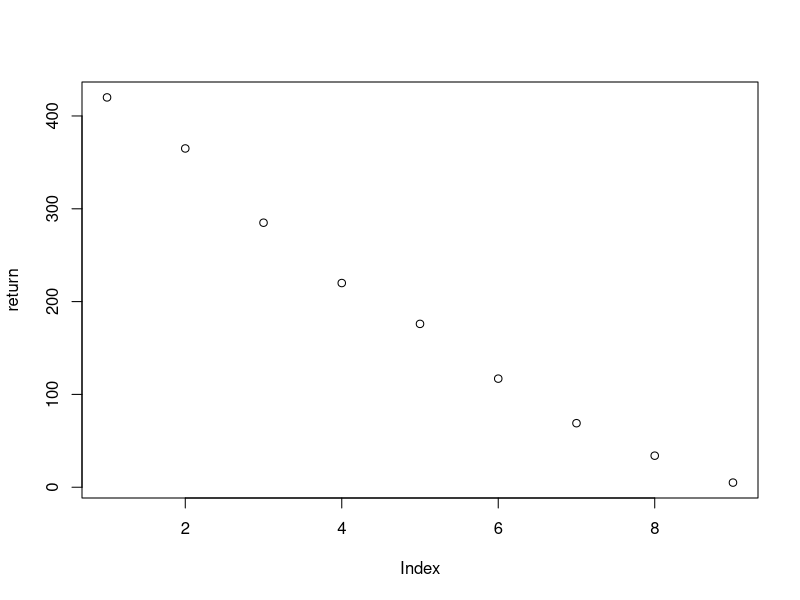
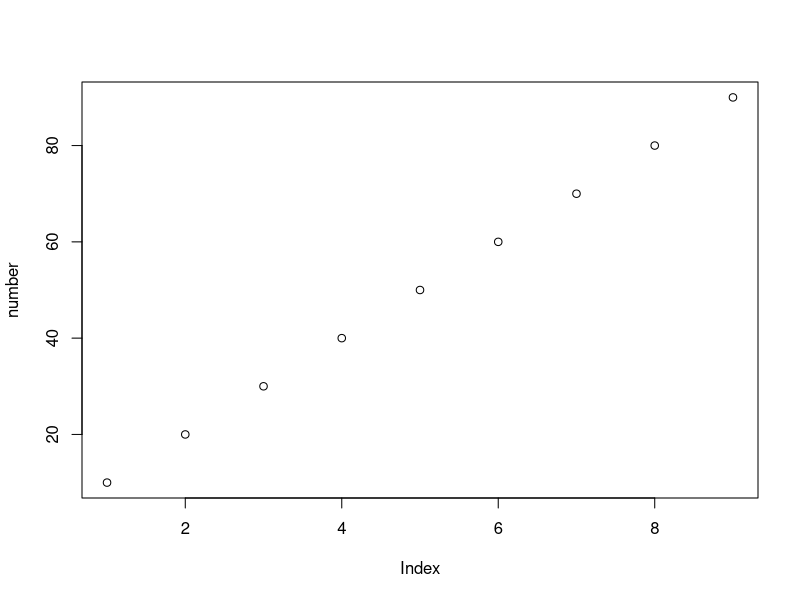
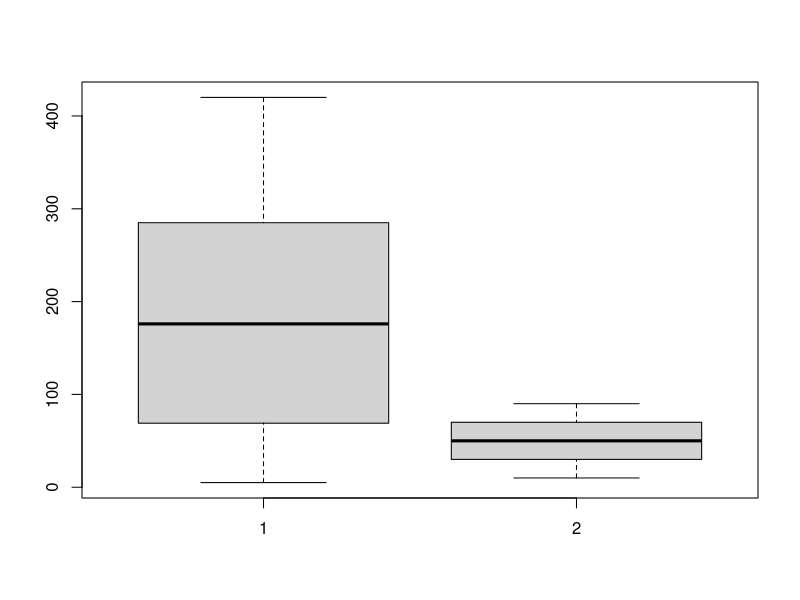
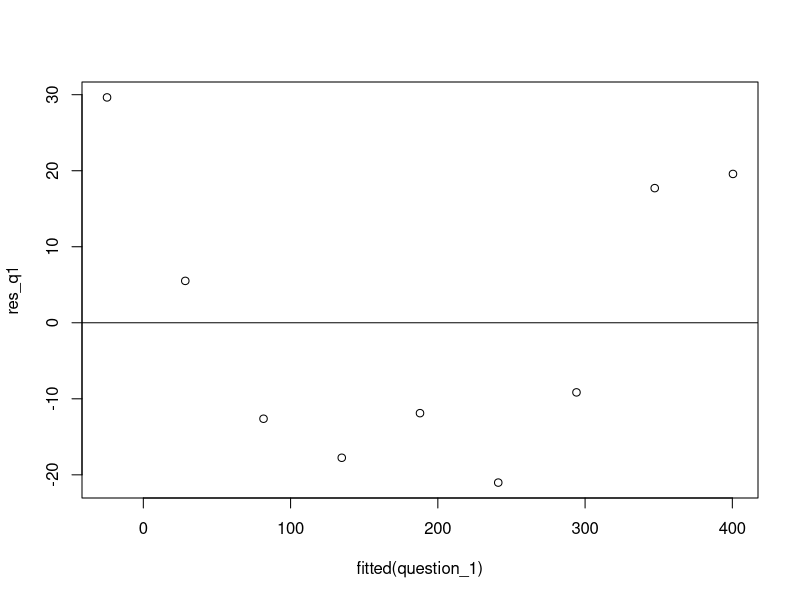
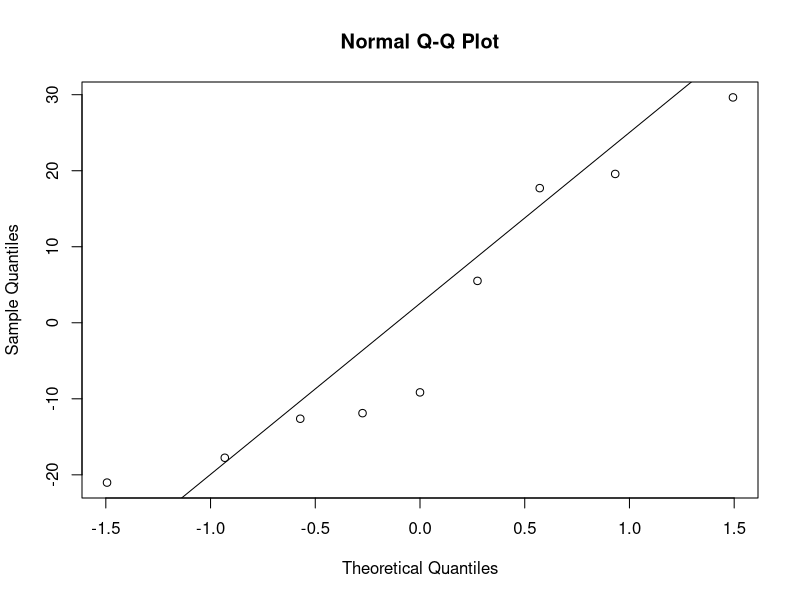

Source code (R) for these figures, in order: (Note: this script raises an error after producing the figures.)
# List of Exercises 3 - Simple Linear Regression

# 1) An investor wants to know if the number of financial assets positively affects the return of his 
# portfolio. The data are:

# Number of assets:  10 20 30 40 50 60 70 80 90 
# Return of the portfolio (in USD) 420 365 285 220 176 117 69 34 5

# Considering those data, what this investor should do?


# 2) Estimate the effect of the price of Asset B on the price of Asset A. 
# Consider the following data an analyst collected along ten business days:

# Asset A:  1.02 2.08 2.89 4.01 5.32 5.83 7.26 7.96 9.11 9.99 
# Asset B:  1.15 0.85 1.56 1.72 4.32 5.07 5.00 5.31 6.17 7.04


# 3) A marketing professional collected weekly data about sales revenues and ad clicks in
# 2019 and 2020. Those data are in the Excel spreadsheet "List of Exercises 3 - Dataset". The
# link for downloading this material is: 
# https://github.com/QuadriviumAcademic/Quantitative-Analysis/blob/082aca8c820179fb9056d0a4d81b6c39b4ba78b9/List%20of%20Exercises%203%20-%20Dataset.xlsx

# Based on this dataset, what could you deduce about the relationship between sales revenues and
# ad clicks?


####################################################
# ANSWERS - Remember that you have many alternatives
# in R Studio to answer the questions
####################################################

# 1) An investor wants to know if the number of financial assets positively affects the return of his 
# portfolio. The data are:

# Number of assets:  10 20 30 40 50 60 70 80 90 
# Return of the portfolio (in USD) 420 365 285 220 176 117 69 34 5

# Considering those data, what this investor should do?

# We will use the simple linear regression to answer this question. Let us follow the steps we have
# studied in this course.

# Step 1: define a theoretical model that takes causality into account.

# The investor wants to know if the number of assets positively affects the return of the portfolio. 
# Hence, he or she is supposing that the first is the independent variable and the second, 
# the dependent one. The theoretical model is:

# return = b0 + b1(number) or: y = b0 + b1(x1)


# Step 2: prepare the dataset

# Let us create two objects for our variables.

return <- c(420, 365, 285, 220, 176, 117, 69, 34, 5)
return
str(return)
plot(return)

number = c(10, 20, 30, 40, 50, 60, 70, 80, 90)
str(number)
plot(number)

# Let us check if we have outliers in those objects. Remember that simple linear regression is based
# on the mean. Therefore, the presence of outliers might bias the output.

boxplot(return, number) # Create paired boxplots for the objects.

# The boxplots indicate there are no outliers in both objects. That is great for us!


# Step 3: run the model

# We have everything we need to run the regression model. We will use the function lm() for that:

question_1 <- lm(return ~ number) # The dependent variable (y) must come first.
summary(question_1) # This function displays the complete output.


# Step 4: interpret the output.

# 4.1) Interpret the p-value for the independent variable

# The p-value for number is 1.51e-07 that is significantly less than 0.05. Therefore, it seems
# there is a statistically significant association between the number of assets and the return of the
# portfolio. 


# 4.2) Interpret the F-test

# The F-test results are in the bottom line. The null hypothesis (H0) is that at least one of the
# coefficients associated with the independent variable is different from 0 (zero).
# It shows us the overall significance of the regression model, that is, if the independent 
# variables are helpul for explaining the variation in the dependent variable. 
#Since the p-value is lower than 0.05, the model is statistically significant and the number of assets 
# is deemed to be useful for explaining the variation in the return of the portfolio.

# 4.3) Interpret the adjusted R squared

# The adjusted R squared is interpreted similarly to Pearson's r or Spearman's rho. In this
# example, R2 equals to 0.9818. This means that 98.2% of the variation in the return of
# the portfolio (the dependent variable) can be explained by the variation in the number of
# assets (the independent variable).

# The literature indicates there is no "ideal" value for R2. Generally, analysts consider the
# closer to 1 the better. However, a R2 equals to 1 indicates overfitting in the model. That
# is not a good situation because it means the variables might be redundant.

# 4.4) Interpret the residual standard error

# It is displayed in the line below the Signif. codes:
# Residual standard error: 19.81 on 7 degrees of freedom

# This is the average distance that the observed values fall from the regression line. 
# The lower this value, the more closely a regression line is able to match the observed data. 
# In this example, the average observed exam score falls 19.81 points away from the score 
# predicted by the regression line. This result implies that we should be careful about the estimated
# model since it indicates a relatively weak fit between the observed values and the regression line.


# 4.5) Plot the residuals

# One of the assumptions of the simple linear regression is that the residuals (values not
# included in the estimated model) are randomly distributed.We can check that by using a 
# residuals vs. fitted values plot:


res_q1 <- resid(question_1) # Stores the residuals in the object res_q1.
res_q1 # Call the object.

plot(fitted(question_1), res_q1) + abline(0,0) # Create a plot with a line at 0.

# The plot indicates there is no recognizable pattern in the residuals. Then we can conclude
# that they are randomly distributed.


# 4.6) Verify if the residuals follow a normal distribution

# The last assumption in the simple linear regression is that the residuals follow a normal
# distribution. We can verify this with a Q-Q plot:


qqnorm(res_q1) + qqline(res_q1) # Creates the Q-Q plot with a 45-degree line.

# In this plot the quantiles should be as close as possible to the 45-degree line. The ideal
# situation is to have all the quantiles positioned exactly in the line. In this example, we
# can notice that there are some relatively mild deviations from this line. Therefore,
# we can assume that the residuals follow a normal distribution.

# Step 5: analyze the estimated model

# The estimated model met all the necessary assumptions in the simple linear regression analysis.
# Therefore, we can be confident in using it to understand the relationship between the variables:

# return of the portfolio = 453.5556 - 5.3133(number of assets)

# Analysis:

# The estimated model indicates that each asset decreases 5.3133 USD to the return of the
# portfolio. This result contraries the theoretical model because there is no empirical evidence
# of a positive (i.e. direct) relationship between the variables. However, those conclusions
# must be carefully considered since the residual standard error indicated a relatively weak 
# fit between the observed values and the regression line.


# 2) Estimate the effect of the price of Asset B on the price of Asset A. 
# Consider the following data an analyst collected along ten business days:

# Asset A:  1.02 2.08 2.89 4.01 5.32 5.83 7.26 7.96 9.11 9.99 
# Asset B:  1.15 0.85 1.56 1.72 4.32 5.07 5.00 5.31 6.17 7.04


# We will use the simple linear regression to answer this question. Let us follow the steps we have
# studied in this course.

# Step 1: define a theoretical model that takes causality into account.

# We want to estimate the effect of the price of Asset B on the price of Asset A. 
# Therefore, Asset B is the independent variable and Asset A, the dependent one.
#The theoretical model is:

# Price of Asset A = b0 - b1(price of Asset B) or: y = b0 - b1(x1)

# This time we will use a minus sign to represent the relationship between the variables. The question
# does not inform us if this relationship is positive (direct) or negative (inverse). Therefore, we
# do not have enough information for specifying our theoretical model. Let us arbitrarily consider the
# variables are inversely associated.


# Step 2: prepare the dataset

# Let us create two objects for our variables.

asset_a <- c(1.02, 2.08, 2.89, 4.01, 5.32, 5.83, 7.26, 7.96, 9.11, 9.99)
asset_a
str(asset_a)
plot(asset_a)

asset_b = c(1.15, 0.85, 1.56, 1.72, 4.32, 5.07, 5.00, 5.31, 6.17, 7.04)
str(asset_b)
plot(asset_b)

# Let us check if we have outliers in those objects. Remember that simple linear regression is based
# on the mean. Therefore, the presence of outliers might bias the output.

boxplot(asset_a, asset_b) # Create paired boxplots for the objects.

# The boxplots indicate there are no outliers in both objects. That is great for us!


# Step 3: run the model

# We have everything we need to run the regression model. We will use the function lm() for that:

question_2 <- lm(asset_a ~ asset_b) # The dependent variable (y) must come first.
summary(question_2) # This function displays the complete output.


# Step 4: interpret the output.

# 4.1) Interpret the p-value for the independent variable

# The p-value for asset_b is 7.18e-06 that is significantly less than 0.05. Therefore, it seems
# there is a statistically significant association between the prices of the assets.


# 4.2) Interpret the F-test

# The F-test results are in the bottom line. The null hypothesis (H0) is that at least one of the
# coefficients associated with the independent variable is different from 0 (zero).
# It shows us the overall significance of the regression model, that is, if the independent 
# variables are helpul for explaining the variation in the dependent variable. 
#Since the p-value is lower than 0.05, the model is statistically significant and useful 
# for explaining the dynamics between the prices of the assets.

# 4.3) Interpret the adjusted R squared

# The adjusted R squared is interpreted similarly to Pearson's r or Spearman's rho. In this
# example, R2 equals to 0.9201. This means that 92% of the variation in the price of
# Asset A (the dependent variable) can be explained by the variation in the price of
# Asset B (the independent variable).

# The literature indicates there is no "ideal" value for R2. Generally, analysts consider the
# closer to 1 the better. However, a R2 equals to 1 indicates overfitting in the model. That
# is not a good situation because it means the variables might be redundant.

# 4.4) Interpret the residual standard error

# It is displayed in the line below the Signif. codes:
# Residual standard error: 0.8599 on 8 degrees of freedom

# This is the average distance that the observed values fall from the regression line. 
# The lower this value, the more closely a regression line is able to match the observed data. 
# In this example, the average asset prices fall only 0.8599 points away from the score 
# predicted by the regression line.


# 4.5) Plot the residuals

# One of the assumptions of the simple linear regression is that the residuals (values not
# included in the estimated model) are randomly distributed.We can check that by using a 
# residuals vs. fitted values plot:


res_q2 <- resid(question_2) # Stores the residuals in the object res_q2.
res_q2 # Call the object.

plot(fitted(question_2), res_q2) + abline(0,0) # Create a plot with a line at 0.

# The plot indicates there is no recognizable pattern in the residuals. Then we can conclude
# that they are randomly distributed.


# 4.6) Verify if the residuals follow a normal distribution

# The last assumption in the simple linear regression is that the residuals follow a normal
# distribution. We can verify this with a Q-Q plot:


qqnorm(res_q2) + qqline(res_q2) # Creates the Q-Q plot with a 45-degree line.

# In this plot the quantiles should be as close as possible to the 45-degree line. The ideal
# situation is to have all the quantiles positioned exactly in the line. In this example, we
# can notice that there are some relatively mild deviations from this line. Therefore,
# we can assume that the residuals follow a normal distribution.

# Step 5: analyze the estimated model

# The estimated model met all the necessary assumptions in the simple linear regression analysis.
# Therefore, we can be confident in using it to understand the relationship between the variables:

# Price of Asset A = 0.6366 + 1.2858(Price of Asset B)

# Analysis:

# The estimated model indicates that each dolar added to the price of Asset B increases the price
# of Asset A by US$1.2858. 


# 3) A marketing professional collected weekly data about sales revenues and ad clicks in
# 2019 and 2020. Those data are in the Excel spreadsheet "List of Exercises 3 - Dataset". The
# link for downloading this material is: 
# https://github.com/QuadriviumAcademic/Quantitative-Analysis/blob/082aca8c820179fb9056d0a4d81b6c39b4ba78b9/List%20of%20Exercises%203%20-%20Dataset.xlsx

# Based on this dataset, what could you deduce about the relationship between sales revenues and
# ad clicks?

# Step 1: define a theoretical model that takes causality into account.

# The marketing professional wants to know if there is an association between the variables. The
# logical reasoning in this case is that the ad clicks positively affect the sales revenues. 
# Therefore, the first is the independent variable and the second, the dependent one. The model is:

# Sales revenues = b0 + b1(ad clicks) or: y = b0 + b1(x1)


# Step 2: prepare the dataset

# This time we have a dataset on a Excel spreadsheet. We have to click on the link provided previously,
# download the file to our device, and click on the "Import Dataset" button on the Environment panel.


# Now we have imported the dataset, Let us check if we have outliers. 
# Remember that simple linear regression is based on the mean. 
# Therefore, the presence of outliers might bias the output.

boxplot(List_of_Exercises_3_Dataset$Sales, List_of_Exercises_3_Dataset$AdClicks) # Create paired boxplots.

# The boxplots indicate there are 5 outliers in sales and 1 in ad clicks. We have 106 observations
# for each variable. We could have up to 5 outliers (5% of 106) in each without having 
# to adopt procedures to deal with those extreme values. Therefore, we do not need to do anything
# since the number of outliers is within the acceptable limits. 


# Step 3: run the model

# We have everything we need to run the regression model. We will use the function lm() for that:

question_3 <- lm(List_of_Exercises_3_Dataset$Sales ~ List_of_Exercises_3_Dataset$AdClicks) 
summary(question_3) # This function displays the complete output.


# Step 4: interpret the output.

# 4.1) Interpret the p-value for the independent variable

# The p-value for ad clicks is < 2e-16 that is significantly less than 0.05. Therefore, it seems
# there is a statistically significant association between the variables.


# 4.2) Interpret the F-test

# The F-test results are in the bottom line. The null hypothesis (H0) is that at least one of the
# coefficients associated with the independent variable is different from 0 (zero).
# It shows us the overall significance of the regression model, that is, if the independent 
# variables are helpul for explaining the variation in the dependent variable. 
#Since the p-value is lower than 0.05, the model is statistically significant and the number of ad clicks 
# is deemed to be useful for explaining the variation in the sales revenues.

# 4.3) Interpret the adjusted R squared

# The adjusted R squared is interpreted similarly to Pearson's r or Spearman's rho. In this
# example, R2 equals to 0.8421. This means that 84.2% of the variation in the return of
# the sales revenues (the dependent variable) can be explained by the variation in the number of
# ad clicks (the independent variable).

# The literature indicates there is no "ideal" value for R2. Generally, analysts consider the
# closer to 1 the better. However, a R2 equals to 1 indicates overfitting in the model. That
# is not a good situation because it means the variables might be redundant.

# 4.4) Interpret the residual standard error

# It is displayed in the line below the Signif. codes:
# Residual standard error: 199800 on 104 degrees of freedom.

# This is the average distance that the observed values fall from the regression line. 
# The lower this value, the more closely a regression line is able to match the observed data. 
# In this example, the average observed exam score falls 199800 points away from the score 
# predicted by the regression line. This result implies that we should be careful about the estimated
# model since it indicates a weak fit between the observed values and the regression line.


# 4.5) Plot the residuals

# One of the assumptions of the simple linear regression is that the residuals (values not
# included in the estimated model) are randomly distributed.We can check that by using a 
# residuals vs. fitted values plot:


res_q3 <- resid(question_3) # Stores the residuals in the object res_q1.
res_q3 # Call the object.

plot(fitted(question_3), res_q3) + abline(0,0) # Create a plot with a line at 0.

# The plot indicates there is no recognizable pattern in the residuals. Then we can conclude
# that they are randomly distributed.


# 4.6) Verify if the residuals follow a normal distribution

# The last assumption in the simple linear regression is that the residuals follow a normal
# distribution. We can verify this with a Q-Q plot:


qqnorm(res_q3) + qqline(res_q3) # Creates the Q-Q plot with a 45-degree line.

# In this plot the quantiles should be as close as possible to the 45-degree line. The ideal
# situation is to have all the quantiles positioned exactly in the line. In this example, we
# can notice that there are very mild deviations from this line. Therefore,
# we can assume that the residuals follow a normal distribution.

# Step 5: analyze the estimated model

# The estimated model met all the necessary assumptions in the simple linear regression analysis.
# Therefore, we can be confident in using it to understand the relationship between the variables:

# Sales revenues = 149,221.84 + 1,325.20(ad clicks)

# Analysis:

# The estimated model indicates that each ad click increases US$1,325.20  to the sales revenues.
# This result is in accordance with the theoretical model because there is empirical evidence
# of a positive (i.e. direct) relationship between the variables. However, those conclusions
# must be carefully considered since the residual standard error indicated a weak 
# fit between the observed values and the regression line.


# 2) Estimate the effect of the price of Asset B on the price of Asset A. 
# Consider the following data an analyst collected along ten business days:

# Asset A:  1.02 2.08 2.89 4.01 5.32 5.83 7.26 7.96 9.11 9.99 
# Asset B:  1.15 0.85 1.56 1.72 4.32 5.07 5.00 5.31 6.17 7.04


# We will use the simple linear regression to answer this question. Let us follow the steps we have
# studied in this course.

# Step 1: define a theoretical model that takes causality into account.

# We want to estimate the effect of the price of Asset B on the price of Asset A. 
# Therefore, Asset B is the independent variable and Asset A, the dependent one.
#The theoretical model is:

# Price of Asset A = b0 - b1(price of Asset B) or: y = b0 + b1(x1)

# This time we will use a minus sign to represent the relationship between the variables. The question
# does not inform us if this relationship is positive (direct) or negative (inverse). Therefore, we
# do not have enough information for specifying our theoretical model. Let us arbitrarily consider the
# variables are invesely associated.


# Step 2: prepare the dataset

# Let us create two objects for our variables.

asset_a <- c(1.02, 2.08, 2.89, 4.01, 5.32, 5.83, 7.26, 7.96, 9.11, 9.99)
asset_a
str(asset_a)
plot(asset_a)

asset_b = c(1.15, 0.85, 1.56, 1.72, 4.32, 5.07, 5.00, 5.31, 6.17, 7.04)
str(asset_b)
plot(asset_b)

# Let us check if we have outliers in those objects. Remember that simple linear regression is based
# on the mean. Therefore, the presence of outliers might bias the output.

boxplot(asset_a, asset_b) # Create paired boxplots for the objects.

# The boxplots indicate there are no outliers in both objects. That is great for us!


# Step 3: run the model

# We have everything we need to run the regression model. We will use the function lm() for that:

question_2 <- lm(asset_a ~ asset_b) # The dependent variable (y) must come first.
summary(question_2) # This function displays the complete output.


# Step 4: interpret the output.

# 4.1) Interpret the p-value for the independent variable

# The p-value for number is 7.18e-06 that is significantly less than 0.05. Therefore, it seems
# there is a statistically significant association between the prices of the assets.


# 4.2) Interpret the F-test

# The F-test results are in the bottom line. The null hypothesis (H0) is that at least one of the
# coefficients associated with the independent variable is different from 0 (zero).
# It shows us the overall significance of the regression model, that is, if the independent 
# variables are helpul for explaining the variation in the dependent variable. 
#Since the p-value is lower than 0.05, the model is statistically significant and the number of assets 
# is deemed to be useful for explaining the variation in the return of the portfolio.

# 4.3) Interpret the adjusted R squared

# The adjusted R squared is interpreted similarly to Pearson's r or Spearman's rho. In this
# example, R2 equals to 0.9201. This means that 92% of the variation in the price of
# Asset A (the dependent variable) can be explained by the variation in the price of
# Asset B (the independent variable).

# The literature indicates there is no "ideal" value for R2. Generally, analysts consider the
# closer to 1 the better. However, a R2 equals to 1 indicates overfitting in the model. That
# is not a good situation because it means the variables might be redundant.

# Interpret the residual standard error

# It is displayed in the line below the Signif. codes:
# Residual standard error: 0.8599 on 8 degrees of freedom

# This is the average distance that the observed values fall from the regression line. 
# The lower this value, the more closely a regression line is able to match the observed data. 
# In this example, the average observed exam score falls only 0.8599 points away from the score 
# predicted by the regression line.


# 4.4) Plot the residuals

# One of the assumptions of the simple linear regression is that the residuals (values not
# included in the estimated model) are randomly distributed.We can check that by using a 
# residuals vs. fitted values plot:


res_q2 <- resid(question_2) # Stores the residuals in the object res_q2.
res_q2 # Call the object.

plot(fitted(question_2), res_q2) + abline(0,0) # Create a plot with a line at 0.

# The plot indicates there is no recognizable pattern in the residuals. Then we can conclude
# that they are randomly distributed.


# 4.5) Verify if the residuals follow a normal distribution

# The last assumption in the simple linear regression is that the residuals follow a normal
# distribution. We can verify this with a Q-Q plot:


qqnorm(res_q2) + qqline(res_q2) # Creates the Q-Q plot with a 45-degree line.

# In this plot the quantiles should be as close as possible to the 45-degree line. The ideal
# situation is to have all the quantiles positioned exactly in the line. In this example, we
# can notice that there are some relatively mild deviations from this line. Therefore,
# we can assume that the residuals follow a normal distribution.

# Step 5: analyze the estimated model

# The estimated model met all the necessary assumptions in the simple linear regression analysis.
# Therefore, we can be confident in using it to understand the relationship between the variables:

# Price of Asset A = 0.6366 + 1.2858(Price of Asset B)

# Analysis:

# The estimated model indicates that each dolar added to the price of Asset B increases the price
# of Asset A by US$1.2858.
